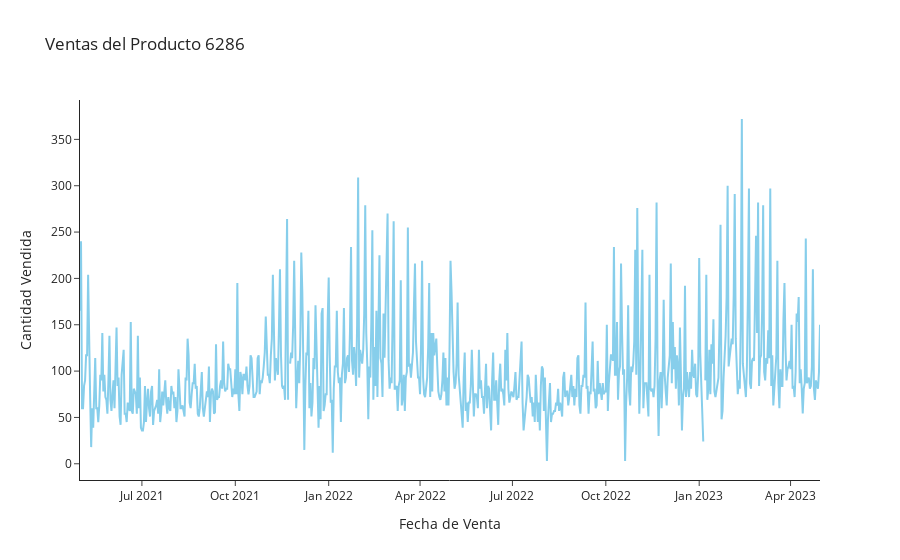

Source (notebook cell):
### Code cell
articulo = 6286
filtered_df = (
    df.query("articulo == @articulo")
    .set_index("fecha_venta")
    .reindex(complete_range)
)

filtered_df["articulo"] = filtered_df["articulo"].fillna(method='ffill')

fig = px.line(
    filtered_df,
    x=filtered_df.index,
    y="cantidad",
    title=f"Ventas del Producto {articulo}",
    labels={"cantidad": "Unidades Vendidas", "fecha_venta": "Fecha"},
    color_discrete_sequence=["skyblue"],
    template="simple_white"
)

fig.update_layout(
    xaxis_title="Fecha de Venta",
    yaxis_title="Cantidad Vendida",
    hovermode="x"
)

fig.show()

### Figure 1 — Plotly figure (JSON) as saved in the notebook; plotly's stock layout.template omitted (floating-point values rounded to 4 significant figures; data arrays with more than 128 entries replaced by an {"elided": "..."} marker saying what was removed)
{"data": [{"hovertemplate": "index=%{x}<br>Unidades Vendidas=%{y}<extra></extra>", "legendgroup": "", "line": {"color": "skyblue", "dash": "solid"}, "marker": {"symbol": "circle"}, "mode": "lines", "name": "", "orientation": "v", "showlegend": false, "type": "scatter", "x": {"elided": "730 str values"}, "xaxis": "x", "y": {"elided": "730 float values"}, "yaxis": "y"}], "layout": {"hovermode": "x", "legend": {"tracegroupgap": 0}, "title": {"text": "Ventas del Producto 6286"}, "xaxis": {"anchor": "y", "domain": [0, 1], "title": {"text": "Fecha de Venta"}}, "yaxis": {"anchor": "x", "domain": [0, 1], "title": {"text": "Cantidad Vendida"}}}}
